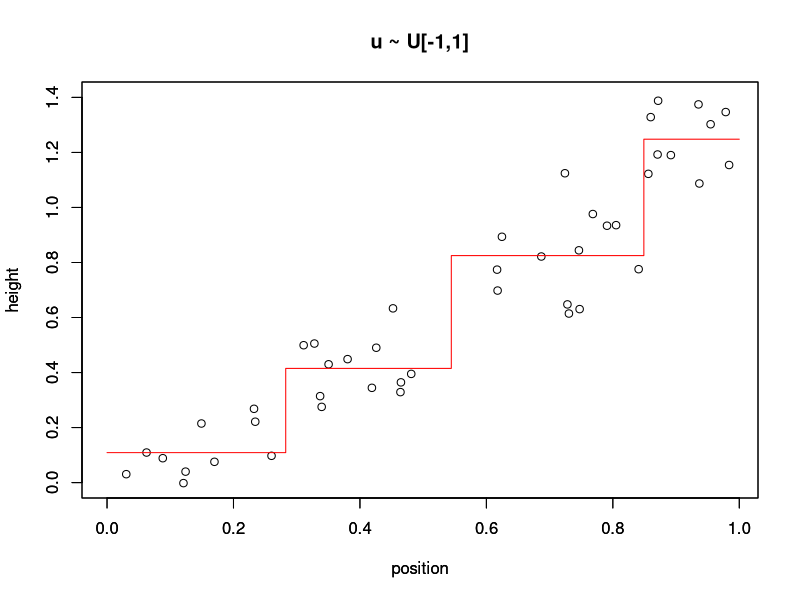

The R source for this figure:
rm(list=ls())

##### data generate #####
n <- 50000
L <- 1
num <- c(10,12,13,10)
total_n <- sum(num)
tau <- c(0, 0.3, 0.5, 0.85, 1)
mu <- c(0.1,0.4 ,0.8, 1.2)
sigma <- 0.1
t <- list(); y<- list()
for(i in 1:4){
  t[[i]] <- runif(num[i],tau[i],tau[i+1])
  y[[i]] <- rnorm(num[i],mu[i],sigma)
}
t <- sort(unlist(t)); y <- unlist(y)
########################


##### hyper parameters #####
alpha <- 1 
beta <- 1.5
lambda <- 3
constant <- 3.6/7
########################



##### functions #####
lkh <- function(l,u,height){
  temp_y <- y[l<=t & t<u]
  re <- sum(log(dnorm(temp_y,height,sigma)))
  return(re)
}
birth <- function(k){
  return(constant*min(1,lambda/(k+1))) # k -> k+1
}
death<-function(k){
  prob <- ifelse(k==0,0,constant*min(1,k/lambda)) # k -> k-1
  return(prob)
}
########################


## height change ##
acpt.height <- function(h,h_prime,s,j){

  log_like_ratio <- lkh(s[j],s[j+1],h_prime)-lkh(s[j],s[j+1],h[j])
  log_prior_ratio <- alpha*(log(h_prime)-log(h[j]))-beta*(h_prime-h[j])
  log_pi_ratio <- log_like_ratio + log_prior_ratio
  return(exp(log_pi_ratio))
  
}
########################


## position change ##
acpt.position <- function(s,s_prime,j,h){
  log_like_ratio <- lkh(s[j-1],s_prime,h[j-1])+lkh(s_prime,s[j+1],h[j])-lkh(s[j-1],s[j],h[j-1])-lkh(s[j],s[j+1],h[j])
  log_prior_ratio <- log(s[j+1]-s_prime)+log(s_prime-s[j-1])-log(s[j+1]-s[j])-log(s[j]-s[j-1])
  log_pi_ratio <- log_like_ratio + log_prior_ratio
  return(exp(log_pi_ratio))
}
########################


## birth of a new step ##
acpt.birth <- function(s,h,s_star,h1_prime,h2_prime,j,k){
  m1_prime <- length(t[s[j]<t & t<s_star])
  m2_prime <- length(t[s_star<t & t<s[j+1]])
  mj <- m1_prime + m2_prime
  log_like_ratio <- lkh(s[j],s_star,h1_prime) + lkh(s_star,s[j+1],h2_prime)  - lkh(s[j],s[j+1],h[j])
  log_prior_ratio <- log(lambda)-log(k+1)+log(2*(k+1)*(2*k+3))-2*log(L)+log(s_star-s[j])+log(s[j+1]-s_star)-log(s[j+1]-s[j])
                      +alpha*log(beta)-log(factorial(alpha))+(alpha-1)*(log(h1_prime)+log(h2_prime)-log(h[j]))-beta*(h1_prime+h2_prime-h[j])
  log_proposal_ratio <- log(death(k+1))-log(birth(k))+log(L)-log(k+1)
  log_jacobian <- 2*log(h1_prime+h2_prime)-log(h[j])
  log_pi_ratio <- log_like_ratio + log_prior_ratio + log_proposal_ratio + log_jacobian
  return(exp(log_pi_ratio))
}
########################


## death of a step ##
acpt.death <- function(s,h_prime,h1,h2,j,k){
  m1_prime <- length(t[s[j-1]<t & t<s[j]])
  m2_prime <- length(t[s[j]<t & t<s[j+1]])
  mj <- m1_prime + m2_prime
  log_like_ratio <- lkh(s[j-1],s[j+1],h_prime)-  lkh(s[j-1],s[j],h1) - lkh(s[j],s[j+1],h2)
  log_prior_ratio <- log(k+1)-log(lambda)-log(2*(k+1)*(2*k+3))+2*log(L)+log(s[j+1]-s[j-1])-log(s[j+1]-s[j])-log(s[j]-s[j-1])-alpha*log(beta)+log(factorial(alpha))+(alpha-1)*(log(h_prime)-log(h1)-log(h2))+beta*(h1+h2-h_prime)
  log_proposal_ratio <- log(birth(k-1))-log(death(k))-log(L)+log(k)
  log_jacobian <- log(h_prime)-2*log(h1+h2)
  log_pi_ratio <- log_like_ratio + log_prior_ratio + log_proposal_ratio + log_jacobian
  return(exp(log_pi_ratio))
}
########################

h0 <- mean(y)
s0 <- c(0,1)
k0 <- 0

  H <- list()
  S <- list()
  K <- vector(length=n)
  
  K[1] <- k0
  H[[1]] <- h0
  S[[1]] <- s0
  
  for(i in 2:n){
    k <- K[i-1]
    h <- H[[i-1]]
    s <- S[[i-1]]
    
    position_prob <- ifelse(k<=0, 0, 0.5*(1-birth(k)-death(k)))
    height_prob <- 1-birth(k)-death(k)-position_prob
    type <- runif(1)
    # height change
    if(type>1-height_prob){
      j <- sample(1:(k+1),size=1)
      u <- runif(1,-1,1)
      h_tilde <- h[j]*exp(u)
      U <- runif(1)
      h[j] <- ifelse(U<=acpt.height(h,h_tilde,s,j),h_tilde,h[j])
    }

    # position change
    if(type<=1-height_prob && type>1-height_prob-position_prob){
      j <- sample(1:k,size=1)+1
      s_tilde <- runif(1,s[j-1],s[j+1])
      U <- runif(1)
      s[j] <- ifelse(U<=acpt.position(s,s_tilde,j,h),s_tilde,s[j])
    }
    
    # death of a step
    if(type>=birth(k) && type<=birth(k)+death(k)){
      j <- sample(1:k,size=1)+1
      r <- (s[j+1]-s[j]) / (s[j+1]-s[j-1])
      hj_prime <- h[j-1]^(1-r) * h[j]^r
      U <- runif(1)
      if(U<=acpt.death(s,hj_prime,h[j-1],h[j],j,k)){
        k <- k-1
        h[j-1] <- hj_prime
        h <- h[-j]
        s <- s[-j]
      }
      
    }
    
    # birth of a new step
    if(type<=birth(k)){
      j <- sample(1:(k+1),size=1)
      s_star <- runif(1,s[j],s[j+1])
      u <- runif(1)
      r <- exp(log(s[j+1]-s_star)-log(s[j+1]-s[j]))
      h1_prime <- h[j]*exp(r*(log(u)-log(1-u)))
      h2_prime <- h[j]*exp((1-r)* (log(1-u)-log(u)))
      U <- runif(1)
      if(U<= acpt.birth(s,h,s_star,h1_prime,h2_prime,j,k)){
        s <- c(s[1:j],s_star,s[(j+1):(k+2)])
        if(j==1){
          left <- c()
        }
        else{
          left <- h[1:(j-1)]
        }
        if((j-1)==k){
          right <- c()
        }
        else{
          right <- h[(j+1):(k+1)]
        }
        h <- c(left,h1_prime,h2_prime,right)
        k <- k+1
      }
    }
    
    K[i] <- k
    H[[i]] <- h
    S[[i]] <- s
    
    print(i)
    
  }

table(K) # 3

# step: 3
temp1 <- unlist(lapply(S,function(x){length(x)}))
temp2 <- S[which(temp1==5)]
temp3 <- unlist(temp2)
temp4 <- matrix(temp3,length(which(temp1==5)),5,byrow=T)
s_mat <- temp4[,-c(1,5)]
s_est <- apply(temp4,2,mean)


# height
temp1 <- unlist(lapply(H,function(x){length(x)}))
temp2 <- H[which(temp1==4)]
temp3 <- unlist(temp2)
temp4 <- matrix(temp3,length(which(temp1==4)),4,byrow=T)
h_mat <- temp4
h_est <- apply(temp4,2,mean)
h_est<- c(h_est,h_est[4])

plot(t,y, xlim=c(0,0.99),ylim=c(0,1.4),xlab="position",ylab="height")
par(new=T)
plot(s_est,h_est,type="s",col="red", xlim=c(0,0.99),ylim=c(0,1.4),xlab="position",ylab="height",main="u ~ U[-1,1]")


  
  


